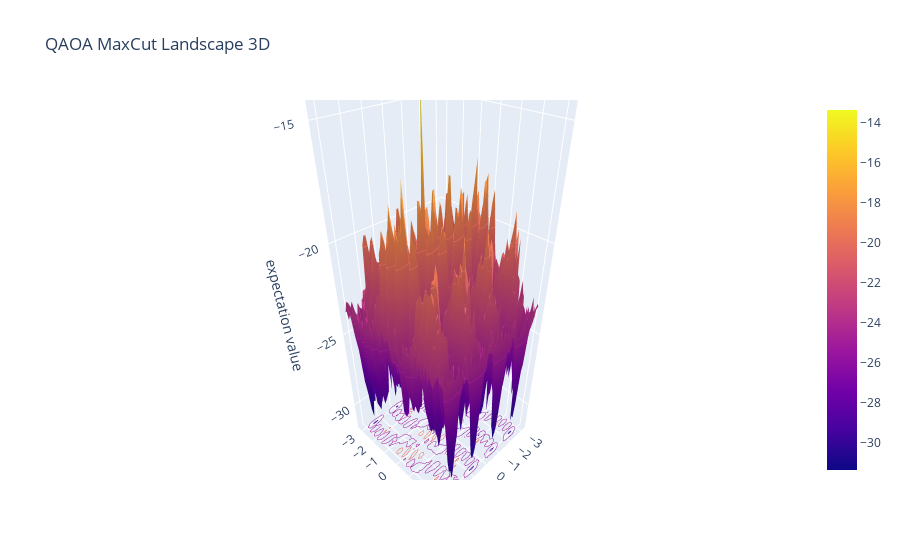

Notebook cell for this chart:
### Code cell
plot_landscape_3d(betas, gammas, f1_temp)
